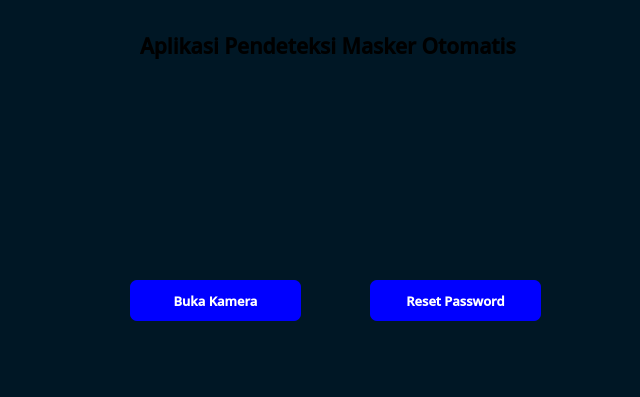
<?xml version="1.0" encoding="UTF-8"?>
<ui version="4.0">
 <class>Form</class>
 <widget class="QWidget" name="Form">
  <property name="geometry">
   <rect>
    <x>0</x>
    <y>0</y>
    <width>640</width>
    <height>397</height>
   </rect>
  </property>
  <property name="sizePolicy">
   <sizepolicy hsizetype="Maximum" vsizetype="Maximum">
    <horstretch>0</horstretch>
    <verstretch>0</verstretch>
   </sizepolicy>
  </property>
  <property name="maximumSize">
   <size>
    <width>640</width>
    <height>480</height>
   </size>
  </property>
  <property name="windowTitle">
   <string>Aplikasi Pendeteksi Masker - Menu</string>
  </property>
  <property name="styleSheet">
   <string notr="true">background-color: rgb(0, 23, 37);</string>
  </property>
  <widget class="QLabel" name="label">
   <property name="geometry">
    <rect>
     <x>140</x>
     <y>30</y>
     <width>521</width>
     <height>31</height>
    </rect>
   </property>
   <property name="maximumSize">
    <size>
     <width>640</width>
     <height>640</height>
    </size>
   </property>
   <property name="font">
    <font>
     <family>Open Sans SemiBold</family>
     <pointsize>16</pointsize>
     <bold>true</bold>
    </font>
   </property>
   <property name="styleSheet">
    <string notr="true">color: rgb(255, 255, 255);
color: rgb(73, 131, 241);

QPushButton{
	background-color: rgb(0, 0, 255);
}</string>
   </property>
   <property name="text">
    <string>Aplikasi Pendeteksi Masker Otomatis</string>
   </property>
  </widget>
  <widget class="QPushButton" name="cameraButton">
   <property name="geometry">
    <rect>
     <x>130</x>
     <y>280</y>
     <width>171</width>
     <height>41</height>
    </rect>
   </property>
   <property name="font">
    <font>
     <family>Open Sans SemiBold</family>
     <pointsize>10</pointsize>
     <bold>true</bold>
    </font>
   </property>
   <property name="cursor">
    <cursorShape>PointingHandCursor</cursorShape>
   </property>
   <property name="styleSheet">
    <string notr="true">QPushButton{
   background-color: rgb(0, 0, 255);
   color: rgb(255, 255, 255);
   border-radius: 7px;
}

QPushButton:hover{
  border: 2px solid rgb(0, 0, 255);
  background-color: rgb(0, 23, 37);
  color: rgb(0, 0, 255)
}</string>
   </property>
   <property name="text">
    <string>Buka Kamera</string>
   </property>
  </widget>
  <widget class="QLabel" name="label_2">
   <property name="geometry">
    <rect>
     <x>130</x>
     <y>110</y>
     <width>171</width>
     <height>161</height>
    </rect>
   </property>
   <property name="text">
    <string/>
   </property>
   <property name="pixmap">
    <pixmap>../image/kecil.png</pixmap>
   </property>
   <property name="scaledContents">
    <bool>true</bool>
   </property>
  </widget>
  <widget class="QLabel" name="label_3">
   <property name="geometry">
    <rect>
     <x>370</x>
     <y>120</y>
     <width>161</width>
     <height>151</height>
    </rect>
   </property>
   <property name="text">
    <string/>
   </property>
   <property name="pixmap">
    <pixmap>../image/reset_passwordd-removebg-preview.png</pixmap>
   </property>
   <property name="scaledContents">
    <bool>true</bool>
   </property>
  </widget>
  <widget class="QPushButton" name="resetPWButton">
   <property name="geometry">
    <rect>
     <x>370</x>
     <y>280</y>
     <width>171</width>
     <height>41</height>
    </rect>
   </property>
   <property name="font">
    <font>
     <family>Open Sans SemiBold</family>
     <pointsize>10</pointsize>
     <bold>true</bold>
    </font>
   </property>
   <property name="cursor">
    <cursorShape>PointingHandCursor</cursorShape>
   </property>
   <property name="styleSheet">
    <string notr="true">QPushButton{
   background-color: rgb(0, 0, 255);
   color: rgb(255, 255, 255);
   border-radius: 7px;
}

QPushButton:hover{
  border: 2px solid rgb(0, 0, 255);
  background-color: rgb(0, 23, 37);
  color: rgb(0, 0, 255)
}</string>
   </property>
   <property name="text">
    <string>Reset Password</string>
   </property>
  </widget>
 </widget>
 <resources>
  <include location="../resource_image.qrc"/>
 </resources>
 <connections/>
</ui>
